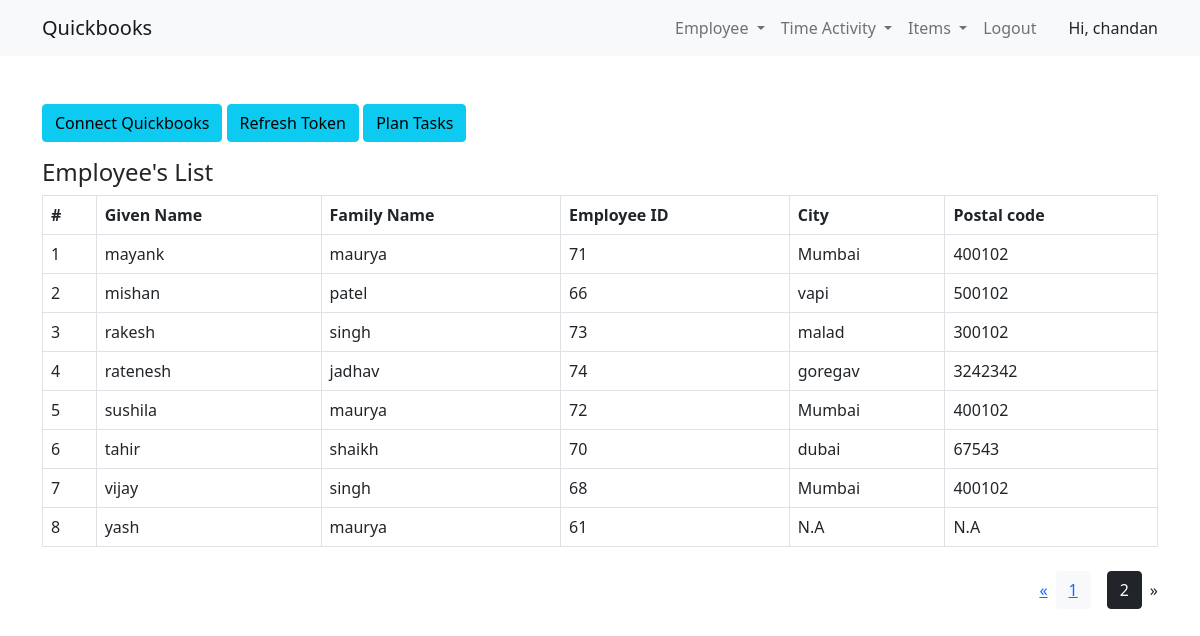
/employee?page=2 (signed in), run on an earlier commit of the app's database.
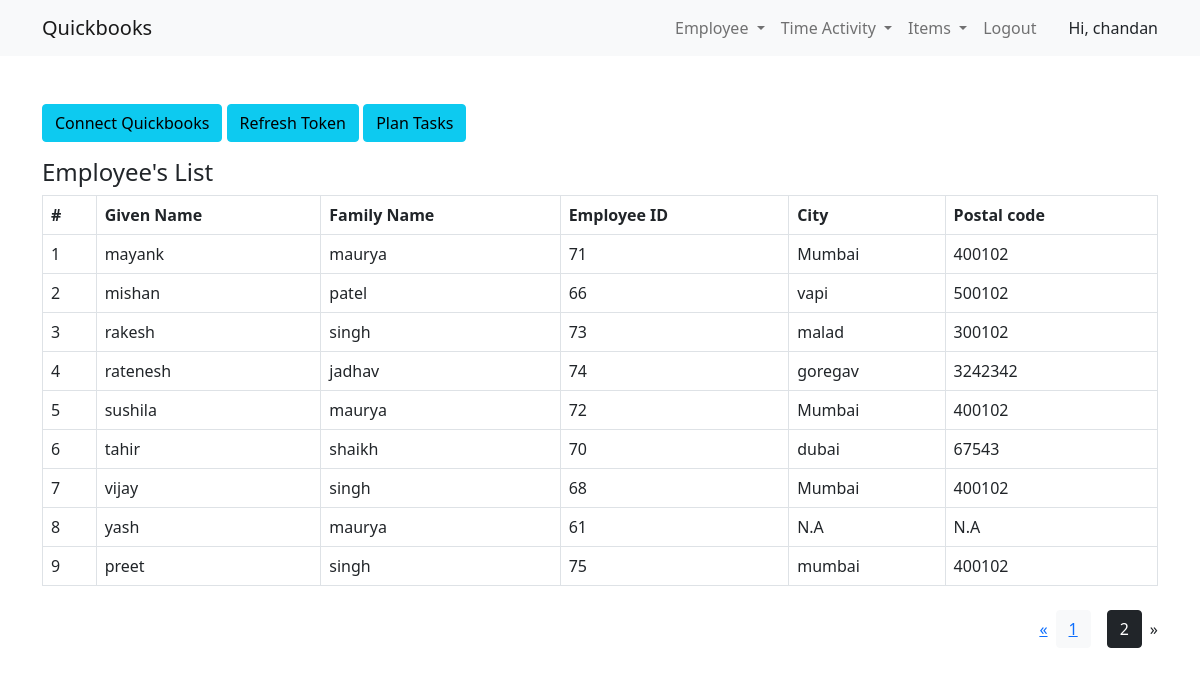
And on a later commit of the database.
### App/models.py (models this page shows, shortened)
class Employee(models.Model):
    given_Name = models.CharField(max_length=50)
    family_Name = models.CharField(max_length=50)
    qb_EmpId = models.IntegerField()
    primaryAddr = models.ForeignKey(
        PrimaryAddr, on_delete=models.CASCADE, null=True)

class PrimaryAddr(models.Model):
    city = models.CharField(max_length=50)
    postal_Code = models.CharField(max_length=10)
    qb_Id = models.IntegerField(null=True)

### App/views.py (the view)
# urls.py: path('employee', views.employee, name='employee'),
@login_required(login_url='login')
def employee(request):
    if(models.Token.objects.all()):
        cel = models.Token.objects.update(bearer = qbconn.auth_header)
    else:
        cel = models.Token.objects.create(bearer = qbconn.auth_header)
    data = models.Employee.objects.all()
    paginator = Paginator(data, 10) # Show 25 contacts per page.
    page_number = request.GET.get('page')
    data = paginator.get_page(page_number)
    context = {
        'data': data,
    }
    return render(request, 'employee.html', context=context)

### App/templates/employee.html (shortened to what this page needs)
{% extends 'base.html' %}
{% block content %}
<h4 class = "mt-3">Employee's List</h4>
 <div>
    <table class="table table-bordered">
        <thead >
            <tr>
                <th>#</th>
                <th>Given Name</th>
                <th>Family Name</th>
                <th>Employee ID</th>
                <th>City</th>
                <th>Postal code</th>
            </tr>
        </thead>
    <tbody>
                        {% for emps in data %}
                        <tr>
                        <td>{{forloop.counter}}</td>
                        <td>{{emps.given_Name}}</td>
                        <td>{{emps.family_Name}}</td>
                        <td>{{emps.qb_EmpId}}</td>
                        {% if emps.primaryAddr %}
                        <td>{{emps.primaryAddr.city}}</td>
                        <td>{{emps.primaryAddr.postal_Code}}</td>
                        {% else %}
                        <td>N.A</td>
                        <td>N.A</td>
                        {% endif %}
                        </tr>
                        {% endfor %}
    </table>
    {% if data.has_other_pages %}
  <ul class="pagination justify-content-end align-items-center">
    {% if data.has_previous %}
      <li><a href="?page={{ data.previous_page_number }}">&laquo;</a></li>
    {% else %}
      <li class="disabled"><span>&laquo;</span></li>
    {% endif %}
    {% for i in data.paginator.page_range %}
      {% if data.number == i %}
        <li class="btn btn-dark m-2"><span>{{ i }} </span></li>
      {% else %}
        <li class="btn btn-light m-2"><a href="?page={{ i }}">{{ i }}</a></li>
      {% endif %}
    {% endfor %}
    {% if data.has_next %}
      <li><a href="?page={{ data.next_page_number }}">&raquo;</a></li>
    {% else %}
      <li class="disabled"><span>&raquo;</span></li>
    {% endif %}
  </ul>
{% endif %}
</div>
{%endblock%}

What changed in the data, as far as the page shows it:
added Employee: given_Name "preet", family_Name "singh", qb_EmpId "75", primaryAddr.city "mumbai", primaryAddr.postal_Code "400102"
